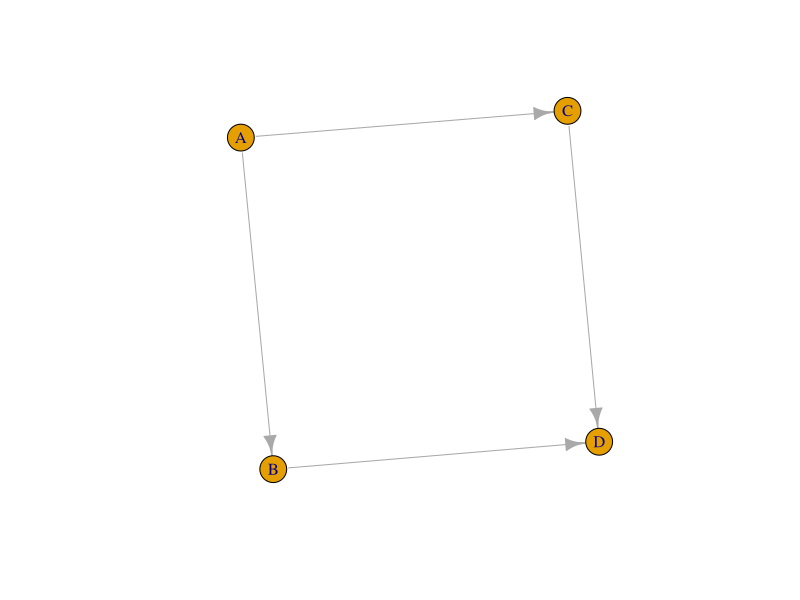

Recreate this plot in R.
set.seed(123)

df <- data.frame(
  X = rnorm(100),
  Y = rnorm(100),
  Z = runif(100, 10, 100)
)

multi_df <- data.frame(
  A = rnorm(100),
  B = rnorm(100),
  C = rnorm(100),
  D = rnorm(100)
)

edges <- data.frame(
  from = c("A","A","B","C"),
  to   = c("B","C","D","D")
)

library(igraph)

graph <- graph_from_data_frame(edges)
plot(graph)
